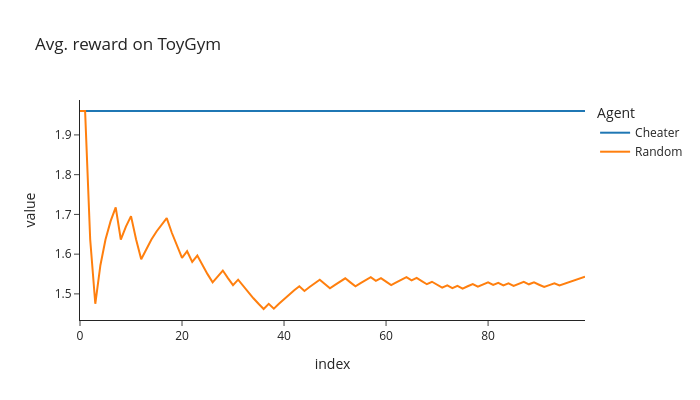

Source (notebook cell):
### Markdown cell above
### Exercise - implement `Cheater`

> ```yaml
> Difficulty: 🔴🔴🔴⚪⚪
> Importance: 🔵🔵🔵⚪⚪
> 
> You should spend up to 10-15 minutes on this exercise.
> ```

Below, you should implement the cheater agent. Recall the `find_optimal_policy` function to find the optimal policy for any environment and value of gamma. You should use this function to define the optimal policy on initialization, and then fill in the `get_action` method so that it always returns the corresponding optimal action.

Once you've done this, run the code below to check that your cheating agent outperforms the random agent. The cheating agent represents the best possible behavior, as it omnisciently always knows to play optimally without having to learn.

On the environment `ToyGym-v0`, (assuming $\gamma = 0.99$ and that the environment terminates after 2 timesteps) the cheating agent should always get reward $2 \gamma = 1.98$,
and the random agent should get a fluctuating reward, with average $\frac{2 \gamma + 1}{2} = 1.49$.

Hint: Use `env.unwrapped.env` to extract the `Environment` wrapped inside `gym.Env`, from which you can access `.T` and `.R`.

<details>
<summary>Help - I get 'AttributeError: 'DiscreteEnviroGym' object has no attribute 'num_states''.</summary>

This is probably because you're passing the `DiscreteEnviroGym` object to your `find_optimal_policy` function. In the following line of code:

```python
env_toy = gym.make("ToyGym-v0")
```

the object `env_toy` wraps around the `Toy` environment you used yesterday. As mentioned, you'll need to use `env.unwrapped.env` to access this environment, and its dynamics.

</details>

### Code cell
class Cheater(Agent):
    def __init__(
        self, env: DiscreteEnviroGym, config: AgentConfig = defaultConfig, gamma=0.99, seed=0
    ):
        super().__init__(env, config, gamma, seed)
        self.optimal_policy = find_optimal_policy(env.unwrapped.env, gamma)

    def get_action(self, obs):
        return self.optimal_policy[obs]


env_toy = gym.make("ToyGym-v0")
agents_toy: list[Agent] = [Cheater(env_toy), Random(env_toy)]
returns_dict = {}
for agent in agents_toy:
    returns = agent.train(n_runs=100)
    returns_dict[agent.name] = utils.cummean(returns)

line(
    list(returns_dict.values()),
    names=list(returns_dict.keys()),
    title=f"Avg. reward on {env_toy.spec.name}",
    labels={"x": "Episode", "y": "Avg. reward", "variable": "Agent"},
    template="simple_white",
    width=700,
    height=400,
)

### Figure 1 — Plotly figure (JSON) as saved in the notebook; plotly's stock layout.template omitted (floating-point values rounded to 4 significant figures)
{"data": [{"hovertemplate": "Agent=wide_variable_0<br>index=%{x}<br>value=%{y}<extra></extra>", "legendgroup": "wide_variable_0", "line": {"color": "#1F77B4", "dash": "solid"}, "marker": {"symbol": "circle"}, "mode": "lines", "name": "Cheater", "orientation": "v", "showlegend": true, "type": "scatter", "x": [0, 1, 2, 3, 4, 5, 6, 7, 8, 9, 10, 11, 12, 13, 14, 15, 16, 17, 18, 19, 20, 21, 22, 23, 24, 25, 26, 27, 28, 29, 30, 31, 32, 33, 34, 35, 36, 37, 38, 39, 40, 41, 42, 43, 44, 45, 46, 47, 48, 49, 50, 51, 52, 53, 54, 55, 56, 57, 58, 59, 60, 61, 62, 63, 64, 65, 66, 67, 68, 69, 70, 71, 72, 73, 74, 75, 76, 77, 78, 79, 80, 81, 82, 83, 84, 85, 86, 87, 88, 89, 90, 91, 92, 93, 94, 95, 96, 97, 98, 99], "xaxis": "x", "y": [1.96, 1.96, 1.96, 1.96, 1.96, 1.96, 1.96, 1.96, 1.96, 1.96, 1.96, 1.96, 1.96, 1.96, 1.96, 1.96, 1.96, 1.96, 1.96, 1.96, 1.96, 1.96, 1.96, 1.96, 1.96, 1.96, 1.96, 1.96, 1.96, 1.96, 1.96, 1.96, 1.96, 1.96, 1.96, 1.96, 1.96, 1.96, 1.96, 1.96, 1.96, 1.96, 1.96, 1.96, 1.96, 1.96, 1.96, 1.96, 1.96, 1.96, 1.96, 1.96, 1.96, 1.96, 1.96, 1.96, 1.96, 1.96, 1.96, 1.96, 1.96, 1.96, 1.96, 1.96, 1.96, 1.96, 1.96, 1.96, 1.96, 1.96, 1.96, 1.96, 1.96, 1.96, 1.96, 1.96, 1.96, 1.96, 1.96, 1.96, 1.96, 1.96, 1.96, 1.96, 1.96, 1.96, 1.96, 1.96, 1.96, 1.96, 1.96, 1.96, 1.96, 1.96, 1.96, 1.96, 1.96, 1.96, 1.96, 1.96], "yaxis": "y"}, {"hovertemplate": "Agent=wide_variable_1<br>index=%{x}<br>value=%{y}<extra></extra>", "legendgroup": "wide_variable_1", "line": {"color": "#FF7F0E", "dash": "solid"}, "marker": {"symbol": "circle"}, "mode": "lines", "name": "Random", "orientation": "v", "showlegend": true, "type": "scatter", "x": [0, 1, 2, 3, 4, 5, 6, 7, 8, 9, 10, 11, 12, 13, 14, 15, 16, 17, 18, 19, 20, 21, 22, 23, 24, 25, 26, 27, 28, 29, 30, 31, 32, 33, 34, 35, 36, 37, 38, 39, 40, 41, 42, 43, 44, 45, 46, 47, 48, 49, 50, 51, 52, 53, 54, 55, 56, 57, 58, 59, 60, 61, 62, 63, 64, 65, 66, 67, 68, 69, 70, 71, 72, 73, 74, 75, 76, 77, 78, 79, 80, 81, 82, 83, 84, 85, 86, 87, 88, 89, 90, 91, 92, 93, 94, 95, 96, 97, 98, 99], "xaxis": "x", "y": [1.96, 1.96, 1.637, 1.475, 1.572, 1.637, 1.683, 1.718, 1.637, 1.669, 1.696, 1.637, 1.587, 1.614, 1.637, 1.657, 1.675, 1.691, 1.654, 1.621, 1.591, 1.607, 1.581, 1.596, 1.572, 1.55, 1.529, 1.544, 1.559, 1.54, 1.522, 1.536, 1.519, 1.504, 1.489, 1.475, 1.462, 1.475, 1.463, 1.475, 1.487, 1.498, 1.509, 1.519, 1.507, 1.517, 1.527, 1.536, 1.525, 1.514, 1.523, 1.531, 1.539, 1.529, 1.519, 1.527, 1.535, 1.542, 1.533, 1.54, 1.531, 1.522, 1.529, 1.536, 1.542, 1.534, 1.54, 1.532, 1.524, 1.531, 1.523, 1.516, 1.522, 1.514, 1.52, 1.513, 1.519, 1.525, 1.518, 1.524, 1.529, 1.522, 1.528, 1.521, 1.526, 1.52, 1.525, 1.53, 1.524, 1.529, 1.523, 1.517, 1.522, 1.527, 1.521, 1.526, 1.53, 1.534, 1.539, 1.543], "yaxis": "y"}], "layout": {"height": 400, "hovermode": "x unified", "legend": {"title": {"text": "Agent"}, "tracegroupgap": 0}, "title": {"text": "Avg. reward on ToyGym"}, "width": 700, "xaxis": {"anchor": "y", "domain": [0, 1], "title": {"text": "index"}}, "yaxis": {"anchor": "x", "domain": [0, 1], "title": {"text": "value"}}}}
